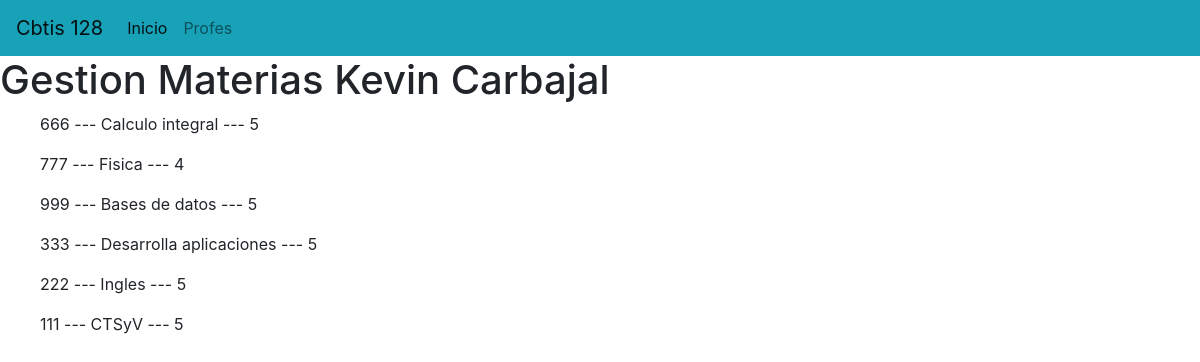
The page / on the database its author committed.
### materia_app/models.py (models this page shows, shortened)
class Materia(models.Model):
    codigo=models.CharField(primary_key=True,max_length=6)
    nombre=models.CharField(max_length=100)
    creditos=models.PositiveSmallIntegerField()

### materia_app/views.py (the view)
# urls.py: path("",views.inicio_vista,name="viewas.inicio_vista")
def inicio_vista(request):
    ListadoMaterias=Materia.objects.all()
    return render(request,"gestionarMateria.html",{"lasmaterias":ListadoMaterias})

### materia_app/templates/gestionarMateria.html (shortened to what this page needs)
{% extends "base.html"%}
{%block cuerpo%}
    <h1>Gestion Materias Kevin Carbajal</h1>
    {% for m in lasmaterias %}
        <ol> {{m.codigo}} --- {{m.nombre}} --- {{m.creditos}} </ol>
    {% endfor %}
{%endblock%}

### materia_app/templates/base.html (shortened to what this page needs)
<!DOCTYPE html>
<html>
<head>
    <link rel="stylesheet" href="https://cdn.jsdelivr.net/npm/bootstrap@4.3.1/dist/css/bootstrap.min.css">
</head>
<body>
<nav class="navbar navbar-expand-lg navbar-light bg-info">
    <a class="navbar-brand" href="#">Cbtis 128</a>
    <div class="collapse navbar-collapse" id="navbarNav">
        <ul class="navbar-nav">
        <li class="nav-item active">
            <a class="nav-link" href="#">Inicio <span class="sr-only">(current)</span></a>
        </li>
        <li class="nav-item">
            <a class="nav-link" href="#">Profes</a>
        </li>
        </ul>
    </div>
    </nav>
    {% block cuerpo  %}{% endblock  %}
</body>
</html>

### rows shown on the page
Materia: codigo "666", nombre "Calculo integral", creditos "5"
Materia: codigo "777", nombre "Fisica", creditos "4"
Materia: codigo "999", nombre "Bases de datos", creditos "5"
Materia: codigo "333", nombre "Desarrolla aplicaciones", creditos "5"
Materia: codigo "222", nombre "Ingles", creditos "5"
Materia: codigo "111", nombre "CTSyV", creditos "5"
